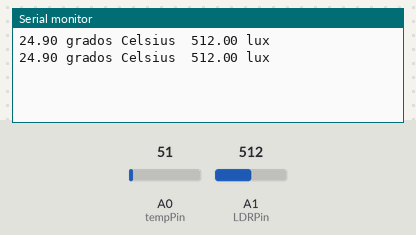
This sketch was run on a simulated Arduino Uno, built with avr-gcc and run on an emulated ATmega328P. Shown: the last lines printed to the serial monitor. Inputs (shaded band) come from the test bench; at power-on: A0 (tempPin) = 51, A1 (LDRPin) = 512.

Above: at 1.8 s.
1.9 s: A0 (tempPin) set to 61
At 2.8 s:
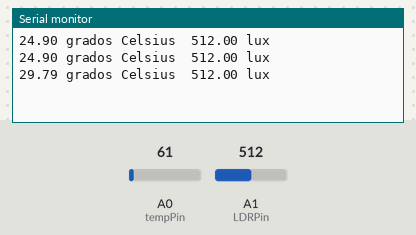
3.4 s: A1 (LDRPin) set to 716
At 4.7 s:
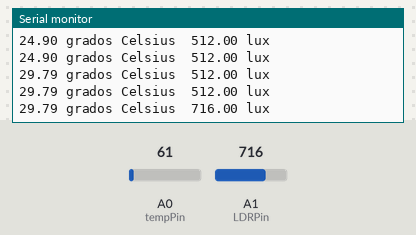
4.9 s: A0 (tempPin) set to 71
At 5.8 s:
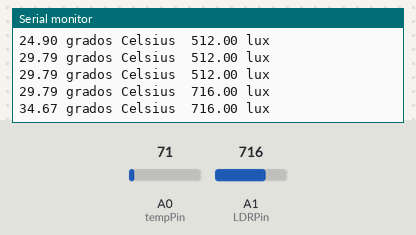
6.4 s: A1 (LDRPin) set to 900
At 7.5 s:
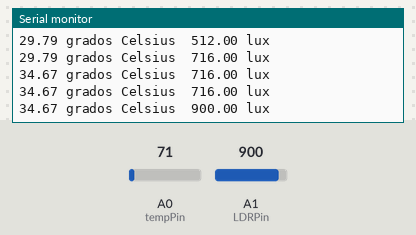
Timing chart, 0 to 8.9 s (numbered marks = the images above; inputs shaded):
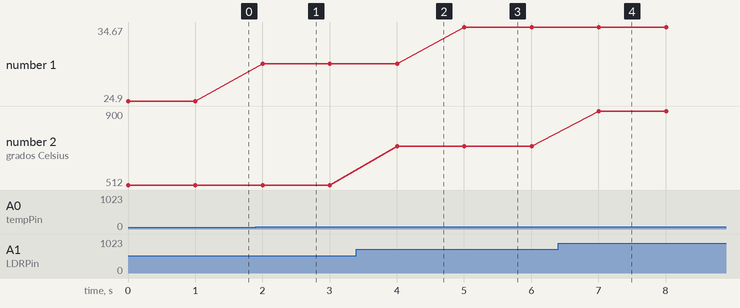

Measured:
- after the input at 1.9 s, the serial monitor: prints a new line after 0.10 s (image 1)
- after the input at 3.4 s, the serial monitor: prints a new line after 0.61 s (image 2)
- after the input at 4.9 s, the serial monitor: prints a new line after 0.11 s (image 3)
- after the input at 6.4 s, the serial monitor: prints a new line after 0.61 s (image 4)
- plotted number 1: 24.9 → 29.79 after the input at 1.9 s, 29.79 → 34.67 after the input at 4.9 s
- plotted number 2: 512 → 716 after the input at 3.4 s, 716 → 900 after the input at 6.4 s

The sketch:

lm35_LDR.ino
```cpp
// Declaracion de variables
float tempC,luminosidad;
int tempPin = 0; // Definimos la entrada en pin A0
int LDRPin = 1; // Definimos la entrada en pin A0

void setup()
{
    // Abre puerto serial y lo configura a 9600 bps
    Serial.begin(9600);
}
void loop()
{
    // Lee el valor desde el sensor
    tempC = analogRead(tempPin);
    luminosidad= analogRead(LDRPin);
    // Convierte el valor a temperatura
    tempC = (5.0 * tempC * 100.0)/1024.0;

    // Envia el dato al puerto serial
    Serial.print(tempC);
    Serial.print(" grados Celsius  ");
    Serial.print(luminosidad);
    Serial.print(" lux \n");

    // Espera cinco segundo para repetir el loop
    delay(1000);
}
```
